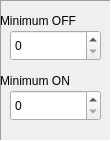
   <widget class="QFrame" name="frame_3">
    <property name="geometry">
     <rect>
      <x>130</x>
      <y>30</y>
      <width>111</width>
      <height>141</height>
     </rect>
    </property>
    <property name="frameShape">
     <enum>QFrame::Panel</enum>
    </property>
    <property name="frameShadow">
     <enum>QFrame::Sunken</enum>
    </property>
    <widget class="QLabel" name="label_14">
     <property name="geometry">
      <rect>
       <x>0</x>
       <y>10</y>
       <width>111</width>
       <height>21</height>
      </rect>
     </property>
     <property name="text">
      <string>Minimum OFF</string>
     </property>
    </widget>
    <widget class="QSpinBox" name="spinBoxMinOFF">
     <property name="geometry">
      <rect>
       <x>10</x>
       <y>30</y>
       <width>91</width>
       <height>31</height>
      </rect>
     </property>
     <property name="maximum">
      <number>16777215</number>
     </property>
    </widget>
    <widget class="QLabel" name="label_15">
     <property name="geometry">
      <rect>
       <x>0</x>
       <y>70</y>
       <width>111</width>
       <height>21</height>
      </rect>
     </property>
     <property name="text">
      <string>Minimum ON</string>
     </property>
    </widget>
    <widget class="QSpinBox" name="spinBoxMinON">
     <property name="geometry">
      <rect>
       <x>10</x>
       <y>90</y>
       <width>91</width>
       <height>31</height>
      </rect>
     </property>
     <property name="maximum">
      <number>16777215</number>
     </property>
    </widget>
   </widget>
